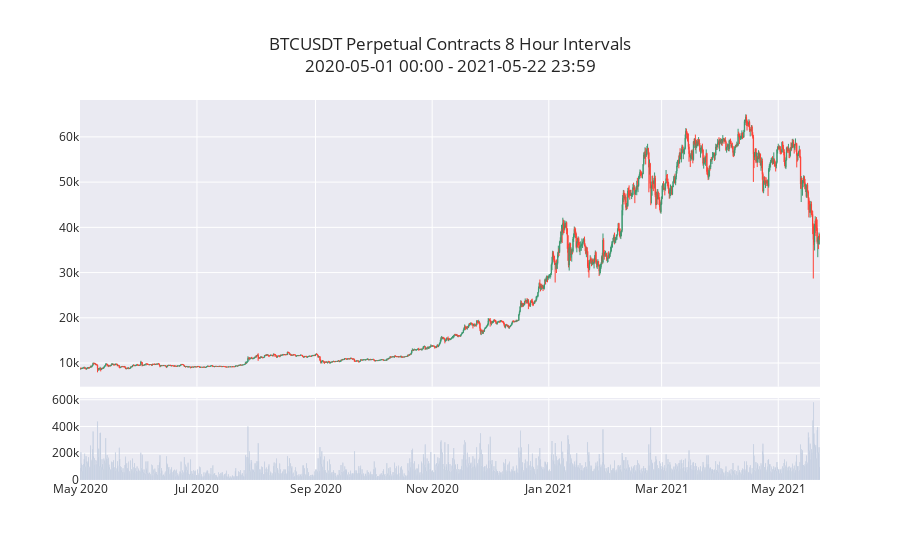

The notebook cell saved with this chart:
### Code cell
fig = utils.make_price_volume_chart(df_perpetual, title="BTCUSDT Perpetual Contracts 8 Hour Intervals")
fig.show()

### Figure 1 — Plotly figure (JSON) as saved in the notebook; plotly's stock layout.template omitted (floating-point values rounded to 4 significant figures; data arrays with more than 128 entries replaced by an {"elided": "..."} marker saying what was removed)
{"data": [{"close": {"elided": "1161 float values"}, "high": {"elided": "1161 float values"}, "line": {"width": 1}, "low": {"elided": "1161 float values"}, "open": {"elided": "1161 float values"}, "type": "candlestick", "x": {"elided": "1161 str values"}, "xaxis": "x", "yaxis": "y"}, {"marker": {"color": "#4C78A8"}, "type": "bar", "x": {"elided": "1161 str values"}, "xaxis": "x2", "y": {"elided": "1161 float values"}, "yaxis": "y2"}], "layout": {"showlegend": false, "title": {"text": "BTCUSDT Perpetual Contracts 8 Hour Intervals<br>2020-05-01 00:00 - 2021-05-22 23:59"}, "xaxis": {"anchor": "y", "domain": [0, 1], "matches": "x2", "rangeslider": {"visible": false}, "showticklabels": false}, "xaxis2": {"anchor": "y2", "domain": [0, 1]}, "yaxis": {"anchor": "x", "domain": [0.2456, 1]}, "yaxis2": {"anchor": "x2", "domain": [0, 0.2156]}}}
